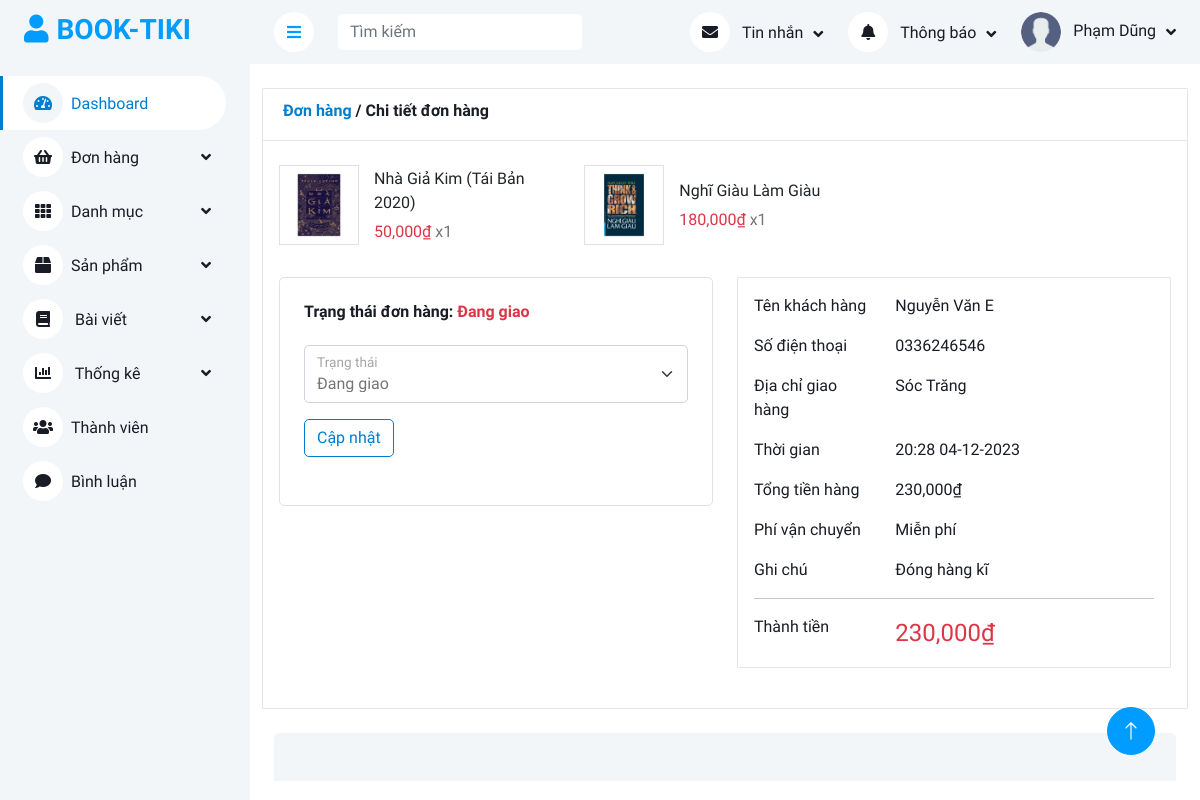
The page /admin/index.php?quanli=cap-nhat-don-hang&id=22 (signed in) on the database its author committed.
### tables this page shows
CREATE TABLE `orders` (
  `order_id` int(11) NOT NULL,
  `user_id` int(11) NOT NULL,
  `date` datetime NOT NULL DEFAULT current_timestamp(),
  `total` int(11) NOT NULL,
  `address` varchar(255) NOT NULL,
  `phone` varchar(10) NOT NULL,
  `note` text NOT NULL,
  `status` tinyint(1) NOT NULL DEFAULT 1
);

CREATE TABLE `products` (
  `product_id` int(11) NOT NULL,
  `category_id` int(11) NOT NULL,
  `name` varchar(255) NOT NULL,
  `image` varchar(255) NOT NULL,
  `quantity` int(11) NOT NULL,
  `price` int(11) NOT NULL,
  `sale_price` int(11) DEFAULT NULL,
  `create_date` datetime NOT NULL DEFAULT current_timestamp(),
  `views` int(11) NOT NULL DEFAULT 0,
  `details` text NOT NULL,
  `short_description` text NOT NULL,
  `status` tinyint(1) NOT NULL DEFAULT 1
);

CREATE TABLE `orderdetails` (
  `orderdetails_id` int(11) NOT NULL,
  `order_id` int(11) NOT NULL,
  `product_id` int(11) NOT NULL,
  `quantity` int(11) NOT NULL,
  `price` int(11) NOT NULL
);

CREATE TABLE `users` (
  `user_id` int(11) NOT NULL,
  `username` varchar(100) NOT NULL COMMENT 'Tên đăng nhập',
  `password` varchar(255) NOT NULL,
  `full_name` varchar(255) NOT NULL COMMENT 'Họ tên',
  `image` varchar(255) NOT NULL,
  `email` varchar(255) NOT NULL,
  `phone` varchar(10) NOT NULL,
  `address` varchar(255) NOT NULL,
  `role` tinyint(1) NOT NULL DEFAULT 0 COMMENT '0 là khách hàng 1 là nhân viên',
  `active` tinyint(1) NOT NULL DEFAULT 1
);

### admin/models_admin/pdo_library.php (called while the page is built, shortened)
<?php
function pdo_query($sql){
    $sql_args = array_slice(func_get_args(), 1);
    try{
        $conn = pdo_get_connection();
        $stmt = $conn->prepare($sql);
        $stmt->execute($sql_args);
        $rows = $stmt->fetchAll();
        return $rows;
    }
    catch(PDOException $e){
        throw $e;
    }
    finally{
        unset($conn);
    }
}
?>

### admin/models_admin/OrderModel.php (called while the page is built, shortened)
<?php
    class OrderModel{
        public function getFullOrderInformation($order_id) {
            $sql = "
                    SELECT
                    orders.order_id,
                    orders.user_id,
                    orders.date AS order_date,
                    orders.total,
                    orders.address AS order_address,
                    orders.phone AS order_phone,
                    orders.note,
                    orders.status,
                    users.full_name,
                    users.email,
                    users.phone AS user_phone,
                    orderdetails.product_id,
                    orderdetails.quantity,
                    orderdetails.price,
                    products.name AS product_name,
                    products.image AS product_image
                FROM
                    orders
                JOIN
                    users ON orders.user_id = users.user_id
                JOIN
                    orderdetails ON orders.order_id = orderdetails.order_id
                JOIN
                    products ON orderdetails.product_id = products.product_id
                WHERE orders.order_id = ?
            ";
            return pdo_query($sql, $order_id);
        }
    }
?>

### admin/models_admin/BaseModel.php (called while the page is built, shortened)
<?php
class BaseModel{
    public function date_format($date,$plus_day){
        $datetime= new DateTime($date);
        return $formatted_date=$datetime->format('H:i d-m-Y');
    }
}
$BaseModel=new BaseModel();
?>

### admin/don-hang/edit.php (the view, shortened to what this page needs)
<?php
    if(isset($_GET['id']) && $_GET['id'] >0) {
        $order_id = $_GET['id'];
    }else {
    }
    $order_details = $OrderModel->getFullOrderInformation($order_id);
    foreach ($order_details as $value) {
        extract($value);
    }
    $order_status = 'Chưa xác nhận';
    if($status == 2) {
        $order_status = 'Đã xác nhận';
    }elseif($status == 3) {
        $order_status = 'Đang giao';
    }elseif($status == 4) {
        $order_status = 'Giao thành công';
    }
    $date_formated = $BaseModel->date_format($order_date, '');
?>
<div class="container pt-4">
    <article class="card">
        <header class="card-header text-dark">
                <h6 >
                    <a href="index.php?quanli=danh-sach-don-hang" class="link-not-hover">Đơn hàng</a>
                    / Chi tiết đơn hàng
                </h6>
        </header>
        <div class="card-body mt-2">
            <ul class="row">
                <?php
                foreach ($order_details as $value) {
                    extract($value);
                ?>
                <li class="col-md-4">
                    <figure class="itemside mb-3">
                        <div class="aside"><img src="../upload/<?=$product_image?>" class="img-sm border"></div>
                        <figcaption class="info align-self-center">
                            <p class="title"><?=$product_name?> <br> </p>
                            <span class="text-danger"><?=number_format($price)?>₫ </span><span>x<?=$quantity?></span>
                        </figcaption>
                    </figure>
                </li>
                <?php
                }
                ?>
            </ul>
            <div class="row">
                <div class="col-lg-6">
                    <div class="bg-custom rounded border" style="background-color: #ffff;">
                        <div class="p-4">
                            <h6 class="mb-4">
                                Trạng thái đơn hàng: <span class="text-danger"><?=$order_status?></span>
                            </h6>
                            <?php
                                function getStatusName($statusValue) {
                                    switch ($statusValue) {
                                        case 1:
                                            return 'Chờ xác nhận';
                                        case 2:
                                            return 'Đã xác nhận';
                                        case 3:
                                            return 'Đang giao';
                                        case 4:
                                            return 'Giao thành công';
                                    }
                                }
                            ?>
                            <form action="" method="post">
                                <div class="form-floating mb-3">
                                    <select name="status" class="form-select" id="floatingSelect" aria-label="Floating label select example" >
                                        <?php
                                        $status_options = [1, 2, 3, 4];
                                        foreach ($status_options as $option_value) {
                                            $selected = ($option_value == $status) ? 'selected' : '';
                                            echo "<option value='$option_value' $selected>";
                                            echo getStatusName($option_value);
                                            echo "</option>";
                                        }
                                        ?>
                                    </select>
                                    <label for="floatingSelect">Trạng thái</label>
                                </div>
                                <h6 class="mb-4">
                                    <input type="submit" name="update_status_order" value="Cập nhật" class="btn btn-custom">
                                </h6>
                            </form>
                        </div>
                    </div>
                </div>
                <div class="col-lg-6">
                    <div class="card mb-4 bg-custom" style="background-color: #ffff;">
                        <div class="card-body text-dark">
                            <div class="row mb-3">
                                <div class="col-sm-4">
                                    <p class="mb-0 text-right">Tên khách hàng</p>
                                </div>
                                <div class="col-sm-8">
                                    <p class="mb-0 text-right"><?=$full_name?></p>
                                </div>
                            </div>
                            <div class="row mb-3">
                                <div class="col-sm-4">
                                    <p class="mb-0 text-right">Số điện thoại</p>
                                </div>
                                <div class="col-sm-8">
                                    <p class="mb-0 text-right"><?=$order_phone?></p>
                                </div>
                            </div>
                            <div class="row mb-3">
                                <div class="col-sm-4">
                                    <p class="mb-0 text-right">Địa chỉ giao hàng</p>
                                </div>
                                <div class="col-sm-8">
                                    <p class="mb-0 text-right"><?=$order_address?></p>
                                </div>
                            </div>
                            <div class="row mb-3">
                                <div class="col-sm-4">
                                    <p class="mb-0 text-right">Thời gian</p>
                                </div>
                                <div class="col-sm-8">
                                    <p class="mb-0 text-right"><?=$date_formated?></p>
                                </div>
                            </div>
                            <div class="row mb-3">
                                <div class="col-sm-4">
                                    <p class="mb-0 text-right">Tổng tiền hàng</p>
                                </div>
                                <div class="col-sm-8">
                                    <p class="mb-0 text-right">
                                        <?=number_format($total)?>₫
                                    </p>
                                </div>
                            </div>
                            <div class="row mb-3">
                                <div class="col-sm-4">
                                    <p class="mb-0 text-right">Phí vận chuyển</p>
                                </div>
                                <div class="col-sm-8">
                                    <p class="mb-0 text-right">Miễn phí</p>
                                </div>
                            </div>
                            <div class="row">
                                <div class="col-sm-4">
                                    <p class="mb-0 text-right">Ghi chú</p>
                                </div>
                                <div class="col-sm-8">
                                    <p class="mb-0 text-right"><?=$note?></p>
                                </div>
                            </div>
                            <hr>
                            <div class="row">
                                <div class="col-sm-4">
                                    <p class="mb-0 text-right">Thành tiền</p>
                                </div>
                                <div class="col-sm-8">
                                    <p style="font-size: 1.5rem;" class="mb-0 text-right text-danger fw-500">
                                        <?=number_format($total)?>₫
                                    </p>
                                </div>
                            </div>
                        </div>
                    </div>
                </div>
            </div>
        </div>
    </article>
</div>

### admin/public_admin/css/style.css (style rules this page uses)
:root { --primary: #007dcc; --light: #F3F6F9; --dark: #191C24; }
.btn { transition: .5s; }
.card { position: relative; display: -webkit-box; display: -ms-flexbox; display: flex; -webkit-box-orient: vertical; -webkit-box-direction: normal; -ms-flex-direction: column; flex-direction: column; min-width: 0; word-wrap: break-word; background-color: #fff; background-clip: border-box; border: 1px solid rgba(0, 0, 0, 0.1); border-radius: 0.10rem }
.card-header:first-child { border-radius: calc(0.37rem - 1px) calc(0.37rem - 1px) 0 0 }
.card-header { padding: 0.75rem 1.25rem; margin-bottom: 0; background-color: #fff; border-bottom: 1px solid rgba(0, 0, 0, 0.1) }
.itemside { position: relative; display: -webkit-box; display: -ms-flexbox; display: flex; width: 100%; }
.itemside .aside { position: relative; -ms-flex-negative: 0; flex-shrink: 0 }
.img-sm { width: 80px; height: 80px; padding: 7px }
ul.row, ul.row-sm { list-style: none; padding: 0 }
.itemside .info { padding-left: 15px; padding-right: 7px }
.itemside .title { display: block; margin-bottom: 5px; color: #212529 }
p { margin-top: 0; margin-bottom: 1rem }

### admin/public_admin/css/custom.css (style rules this page uses)
.link-not-hover { color: #007dcc; }
.btn-custom { color: #007dcc; background-color: white; border-color: #007dcc; }
.bg-custom { background-color: #F5F5F5; }

### rows shown on the page
orders: products.image (picture), products.name "Nhà Giả Kim (Tái Bản 2020)", orderdetails.price "50,000", orderdetails.quantity "1", products.name "Nghĩ Giàu Làm Giàu", orderdetails.price "180,000", status "Đang giao", phone "0336246546", address "Sóc Trăng", date "20:28 04-12-2023", total "230,000", note "Đóng hàng kĩ"
users: full_name "Nguyễn Văn E"

### other values the page prints
$_SESSION['user_admin']['full_name'] "Phạm Dũng"
form field status "Đang giao"
